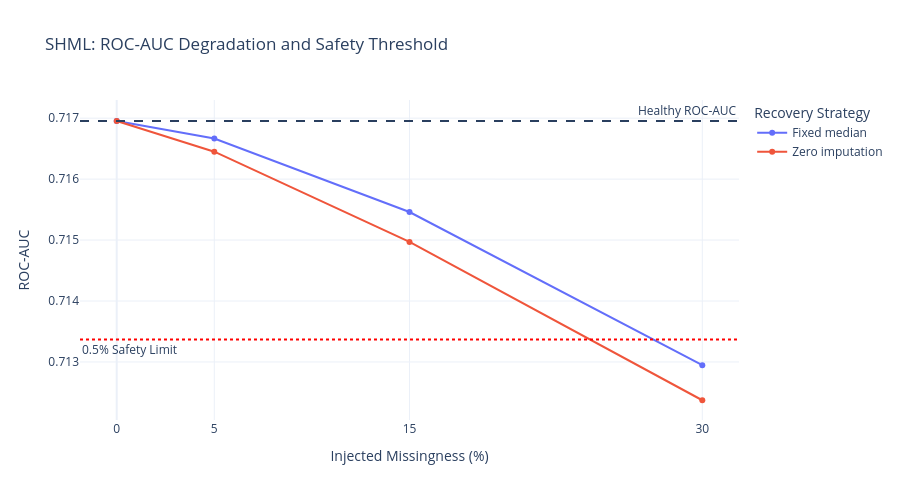

The notebook cell saved with this chart:
### Markdown cell above
### Interpretation — F1 Performance

On the held-out test partition, neither imputation
strategy exhibited F1 degradation relative to the
healthy baseline under the evaluated missingness masks.

At 30% missingness, zero imputation achieved an F1
score of 0.378733, compared with the healthy F1
of 0.348416.

Zero imputation also outperformed fixed median imputation
at the evaluated nonzero missingness levels.

These results do not establish successful restoration
from F1 degradation because no such degradation
was observed in this experiment.

The findings motivate evaluating additional performance
metrics and safety constraints.

### Code cell
auc_table = final_test.pivot(
    index="missingness",
    columns="strategy",
    values="roc_auc"
).sort_index()

healthy_auc = final_test.loc[
    final_test["missingness"] == 0,
    "roc_auc"
].iloc[0]

fig_auc = go.Figure()

for strategy in auc_table.columns:
    fig_auc.add_trace(
        go.Scatter(
            x=auc_table.index * 100,
            y=auc_table[strategy],
            mode="lines+markers",
            name=strategy,
            hovertemplate=(
                "Missingness: %{x:.0f}%<br>"
                "ROC-AUC: %{y:.6f}"
                "<extra>" + strategy + "</extra>"
            )
        )
    )

fig_auc.add_hline(
    y=healthy_auc,
    line_dash="dash",
    annotation_text="Healthy ROC-AUC"
)

fig_auc.add_hline(
    y=healthy_auc * (1 - 0.005),
    line_dash="dot",
    line_color="red",
    annotation_text="0.5% Safety Limit",
    annotation_position="bottom left"
)

fig_auc.update_layout(
    title="SHML: ROC-AUC Degradation and Safety Threshold",
    xaxis_title="Injected Missingness (%)",
    yaxis_title="ROC-AUC",
    xaxis=dict(tickvals=[0, 5, 15, 30]),
    template="plotly_white",
    hovermode="x unified",
    height=500,
    legend_title="Recovery Strategy"
)

fig_auc.show()

### Figure 1 — Plotly figure (JSON) as saved in the notebook; plotly's stock layout.template omitted (floating-point values rounded to 4 significant figures)
{"data": [{"hovertemplate": "Missingness: %{x:.0f}%<br>ROC-AUC: %{y:.6f}<extra>Fixed median</extra>", "mode": "lines+markers", "name": "Fixed median", "type": "scatter", "x": [0.0, 5.0, 15.0, 30.0], "y": [0.717, 0.7167, 0.7155, 0.7129]}, {"hovertemplate": "Missingness: %{x:.0f}%<br>ROC-AUC: %{y:.6f}<extra>Zero imputation</extra>", "mode": "lines+markers", "name": "Zero imputation", "type": "scatter", "x": [0.0, 5.0, 15.0, 30.0], "y": [0.717, 0.7164, 0.715, 0.7124]}], "layout": {"annotations": [{"showarrow": false, "text": "Healthy ROC-AUC", "x": 1, "xanchor": "right", "xref": "x domain", "y": 0.717, "yanchor": "bottom", "yref": "y"}, {"showarrow": false, "text": "0.5% Safety Limit", "x": 0, "xanchor": "left", "xref": "x domain", "y": 0.7134, "yanchor": "top", "yref": "y"}], "height": 500, "hovermode": "x unified", "legend": {"title": {"text": "Recovery Strategy"}}, "shapes": [{"line": {"dash": "dash"}, "type": "line", "x0": 0, "x1": 1, "xref": "x domain", "y0": 0.717, "y1": 0.717, "yref": "y"}, {"line": {"color": "red", "dash": "dot"}, "type": "line", "x0": 0, "x1": 1, "xref": "x domain", "y0": 0.7134, "y1": 0.7134, "yref": "y"}], "title": {"text": "SHML: ROC-AUC Degradation and Safety Threshold"}, "xaxis": {"tickvals": [0, 5, 15, 30], "title": {"text": "Injected Missingness (%)"}}, "yaxis": {"title": {"text": "ROC-AUC"}}}}
